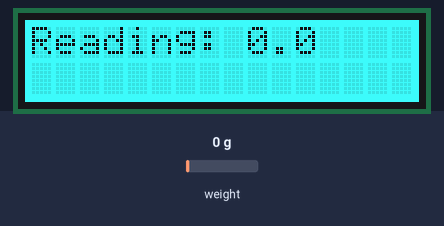
The sketch below on a simulated ESP32. Shown: 16×2 character LCD. The test bench sets the inputs (shaded band); at power-on: weight on the scale 0 g. What the sketch prints to the serial monitor is not drawn.

Above: at 3.2 s.
3.3 s: weight on the scale set to 100 g
At 4.2 s:
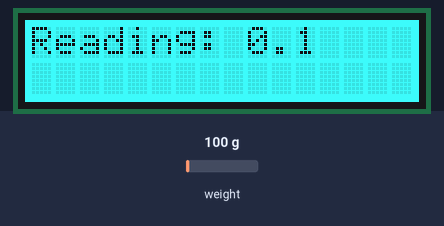
4.8 s: weight on the scale set to 1250 g
At 6.0 s:
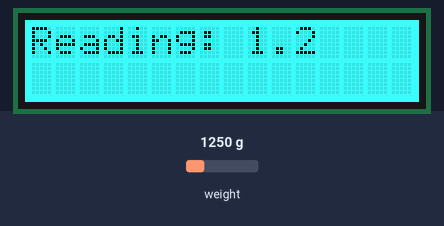
6.3 s: weight on the scale set to 2500 g
At 7.1 s:
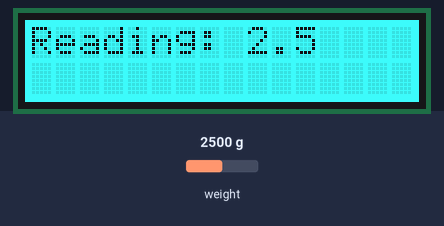
Timing chart, 0 to 9.3 s (numbered marks = the images above; inputs shaded):
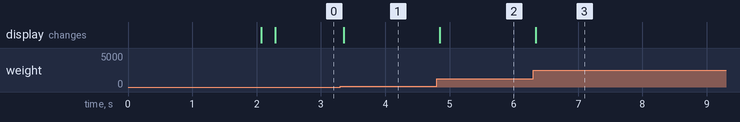

Measured:
- after the input at 3.3 s, the display: changes after 0.05 s (image 1)
- after the input at 4.8 s, the display: changes after 0.05 s (image 2)
- after the input at 6.3 s, the display: changes at once (image 3)

The sketch:

HX711.ino
```cpp
#include "HX711.h"
#include <Wire.h>
#include "rgb_lcd.h"

#define DOUT 13
#define CLK 12

HX711 scale;
rgb_lcd lcd;

char line0[16];
char line1[16];
float weight = 0.0;

float calibration_factor = -7050; //-7050 worked for my 440lb max scale setup

void setup() {
  Serial.begin(115200);
  Wire.begin(2, 14);
  Serial.println("HX711 calibration sketch");
  Serial.println("Remove all weight from scale");
  Serial.println("After readings begin, place known weight on scale");
  Serial.println("Press + or a to increase calibration factor");
  Serial.println("Press - or z to decrease calibration factor");

  scale.begin(DOUT, CLK);
  scale.set_scale();
  scale.tare(); //Reset the scale to 0

  long zero_factor = scale.read_average(); //Get a baseline reading
  Serial.print("Zero factor: "); //This can be used to remove the need to tare the scale. Useful in permanent scale projects.
  Serial.println(zero_factor);

    // set up the LCD's number of columns and rows:
  lcd.begin(16, 2);
  lcd.setRGB(0, 255, 255);
}

void loop() {

  scale.set_scale(calibration_factor); //Adjust to this calibration factor
  Serial.print("Reading: ");
  Serial.print(scale.get_units(), 1);
  Serial.print(" lbs"); //Change this to kg and re-adjust the calibration factor if you follow SI units like a sane person
  Serial.print(" calibration_factor: ");
  Serial.print(calibration_factor);
  Serial.println();
  Serial.println(weight);
  weight = scale.get_units();
  sprintf(line0, "Reading: %.1f", weight);
//  sprintf(line1, "%-11s", "CLEAR drink");
  updateDisplay();

  if(Serial.available())
  {
    char temp = Serial.read();
    if(temp == '+' || temp == 'a')
      calibration_factor += 10;
    else if(temp == '-' || temp == 'z')
      calibration_factor -= 10;
  }
}

void updateDisplay() {
  //lcd.clear();
  lcd.setCursor(0, 0);
  lcd.print(line0);
  lcd.setCursor(0, 1);
  lcd.print(line1);
  //delay(10);
}
```
